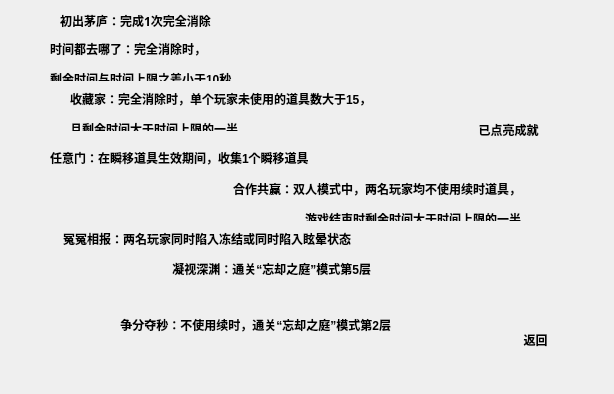
<?xml version="1.0" encoding="UTF-8"?>
<ui version="4.0">
 <class>Achieve</class>
 <widget class="QWidget" name="Achieve">
  <property name="geometry">
   <rect>
    <x>0</x>
    <y>0</y>
    <width>614</width>
    <height>394</height>
   </rect>
  </property>
  <property name="windowTitle">
   <string>Form</string>
  </property>
  <widget class="QLabel" name="label">
   <property name="geometry">
    <rect>
     <x>60</x>
     <y>10</y>
     <width>201</width>
     <height>21</height>
    </rect>
   </property>
   <property name="font">
    <font>
     <family>Microsoft YaHei</family>
     <pointsize>9</pointsize>
     <weight>75</weight>
     <bold>true</bold>
    </font>
   </property>
   <property name="text">
    <string>初出茅庐：完成1次完全消除</string>
   </property>
  </widget>
  <widget class="QLabel" name="label2">
   <property name="geometry">
    <rect>
     <x>50</x>
     <y>40</y>
     <width>391</width>
     <height>41</height>
    </rect>
   </property>
   <property name="font">
    <font>
     <weight>75</weight>
     <bold>true</bold>
    </font>
   </property>
   <property name="text">
    <string>&lt;html&gt;&lt;head/&gt;&lt;body&gt;&lt;p&gt;时间都去哪了：完全消除时，&lt;/p&gt;&lt;p&gt;剩余时间与时间上限之差小于10秒&lt;/p&gt;&lt;/body&gt;&lt;/html&gt;</string>
   </property>
  </widget>
  <widget class="QLabel" name="label3">
   <property name="geometry">
    <rect>
     <x>70</x>
     <y>90</y>
     <width>371</width>
     <height>41</height>
    </rect>
   </property>
   <property name="font">
    <font>
     <weight>75</weight>
     <bold>true</bold>
    </font>
   </property>
   <property name="text">
    <string>&lt;html&gt;&lt;head/&gt;&lt;body&gt;&lt;p&gt;收藏家：完全消除时，单个玩家未使用的道具数大于15，&lt;/p&gt;&lt;p&gt;且剩余时间大于时间上限的一半&lt;/p&gt;&lt;/body&gt;&lt;/html&gt;</string>
   </property>
  </widget>
  <widget class="QLabel" name="label4">
   <property name="geometry">
    <rect>
     <x>50</x>
     <y>150</y>
     <width>301</width>
     <height>16</height>
    </rect>
   </property>
   <property name="font">
    <font>
     <weight>75</weight>
     <bold>true</bold>
    </font>
   </property>
   <property name="text">
    <string>任意门：在瞬移道具生效期间，收集1个瞬移道具</string>
   </property>
  </widget>
  <widget class="QLabel" name="label5">
   <property name="geometry">
    <rect>
     <x>500</x>
     <y>330</y>
     <width>71</width>
     <height>20</height>
    </rect>
   </property>
   <property name="font">
    <font>
     <weight>75</weight>
     <bold>true</bold>
    </font>
   </property>
   <property name="text">
    <string>返回</string>
   </property>
   <property name="alignment">
    <set>Qt::AlignCenter</set>
   </property>
  </widget>
  <widget class="QLabel" name="label6">
   <property name="geometry">
    <rect>
     <x>70</x>
     <y>180</y>
     <width>451</width>
     <height>41</height>
    </rect>
   </property>
   <property name="font">
    <font>
     <weight>75</weight>
     <bold>true</bold>
    </font>
   </property>
   <property name="text">
    <string>&lt;html&gt;&lt;head/&gt;&lt;body&gt;&lt;p align=&quot;right&quot;&gt;合作共赢：双人模式中，两名玩家均不使用续时道具，&lt;/p&gt;&lt;p align=&quot;right&quot;&gt;游戏结束时剩余时间大于时间上限的一半&lt;/p&gt;&lt;/body&gt;&lt;/html&gt;</string>
   </property>
   <property name="alignment">
    <set>Qt::AlignRight|Qt::AlignTrailing|Qt::AlignVCenter</set>
   </property>
  </widget>
  <widget class="QLabel" name="label7">
   <property name="geometry">
    <rect>
     <x>50</x>
     <y>230</y>
     <width>301</width>
     <height>16</height>
    </rect>
   </property>
   <property name="font">
    <font>
     <weight>75</weight>
     <bold>true</bold>
    </font>
   </property>
   <property name="text">
    <string>&lt;html&gt;&lt;head/&gt;&lt;body&gt;&lt;p align=&quot;right&quot;&gt;冤冤相报：两名玩家同时陷入冻结或同时陷入眩晕状态&lt;/p&gt;&lt;/body&gt;&lt;/html&gt;</string>
   </property>
   <property name="alignment">
    <set>Qt::AlignRight|Qt::AlignTrailing|Qt::AlignVCenter</set>
   </property>
  </widget>
  <widget class="QLabel" name="label8">
   <property name="geometry">
    <rect>
     <x>70</x>
     <y>260</y>
     <width>301</width>
     <height>16</height>
    </rect>
   </property>
   <property name="font">
    <font>
     <weight>75</weight>
     <bold>true</bold>
    </font>
   </property>
   <property name="text">
    <string>&lt;html&gt;&lt;head/&gt;&lt;body&gt;&lt;p align=&quot;right&quot;&gt;凝视深渊：通关“忘却之庭”模式第5层&lt;/p&gt;&lt;/body&gt;&lt;/html&gt;</string>
   </property>
   <property name="alignment">
    <set>Qt::AlignRight|Qt::AlignTrailing|Qt::AlignVCenter</set>
   </property>
  </widget>
  <widget class="QLabel" name="label9">
   <property name="geometry">
    <rect>
     <x>20</x>
     <y>300</y>
     <width>371</width>
     <height>51</height>
    </rect>
   </property>
   <property name="font">
    <font>
     <weight>75</weight>
     <bold>true</bold>
    </font>
   </property>
   <property name="text">
    <string>&lt;html&gt;&lt;head/&gt;&lt;body&gt;&lt;p align=&quot;right&quot;&gt;争分夺秒：不使用续时，通关“忘却之庭”模式第2层&lt;/p&gt;&lt;/body&gt;&lt;/html&gt;</string>
   </property>
   <property name="alignment">
    <set>Qt::AlignRight|Qt::AlignTrailing|Qt::AlignVCenter</set>
   </property>
  </widget>
  <widget class="QLabel" name="label10">
   <property name="geometry">
    <rect>
     <x>463</x>
     <y>120</y>
     <width>91</width>
     <height>20</height>
    </rect>
   </property>
   <property name="font">
    <font>
     <weight>75</weight>
     <bold>true</bold>
    </font>
   </property>
   <property name="text">
    <string>已点亮成就</string>
   </property>
   <property name="alignment">
    <set>Qt::AlignCenter</set>
   </property>
  </widget>
  <widget class="QPushButton" name="pushButton">
   <property name="geometry">
    <rect>
     <x>460</x>
     <y>300</y>
     <width>80</width>
     <height>20</height>
    </rect>
   </property>
   <property name="text">
    <string/>
   </property>
   <property name="flat">
    <bool>true</bool>
   </property>
  </widget>
 </widget>
 <resources/>
 <connections/>
</ui>
